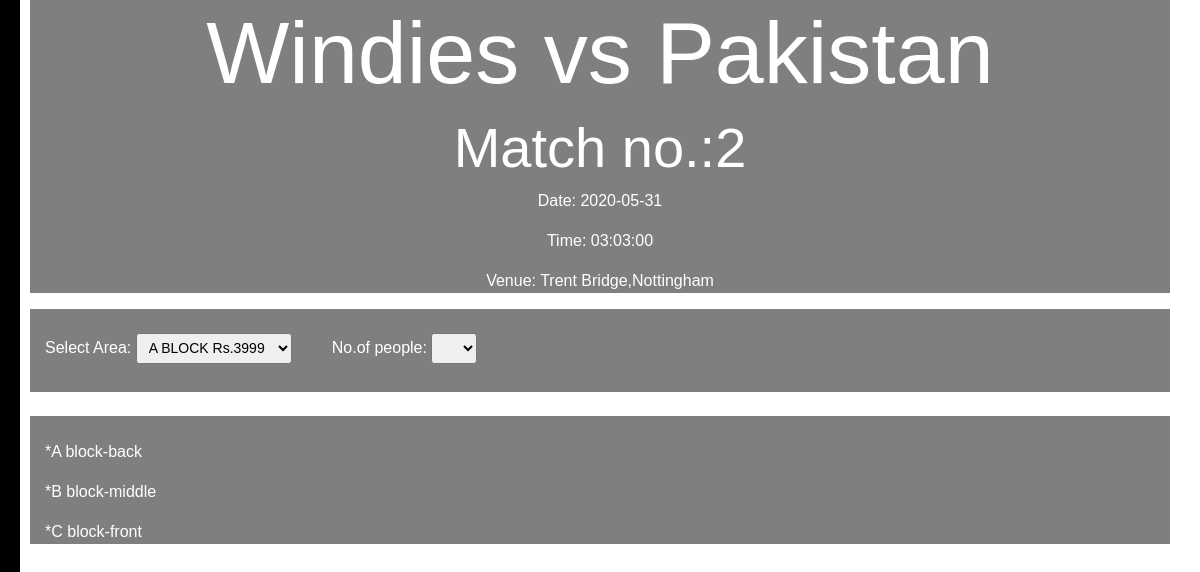
/ticket/2, run on the app's committed database.
### tables this page shows
CREATE TABLE matches(
match_no SERIAL PRIMARY KEY,
team_a varchar(30),
team_b varchar(30),
date date,
time time ,
stadium varchar(100),
city varchar(50),
country varchar(50),
arranged_by varchar(50),
FOREIGN KEY (team_a) REFERENCES country (name),
FOREIGN KEY (team_b) REFERENCES country (name),
FOREIGN KEY (arranged_by) REFERENCES int_board (name));

### views.py (the view, shortened to what this page needs)
@app.route('/ticket/<match_no>',methods=["GET","POST"])
def ticket(match_no):
    amount={'A':3999,'B':2999,'C':1999}
    if request.method=="GET":
        conn = sqlite3.connect('cricket.db')
        c=conn.cursor()
        c.execute("select * from matches where match_no="+match_no+";")
        c=list(c)
        return render_template('ticket.html',data=c[0])

### templates/ticket.html (shortened to what this page needs)
{% extends 'base.html' %}
{% block body %}
  <div class="container">
      <h1 class="display-2 text-center">{{data[1]}} vs {{data[2]}}</h1>
      <h2 class="display-4 text-center">Match no.:{{data[0]}}</h2>
      <p class="text-center">Date: {{data[3]}}</p>
      <p class="text-center">Time: {{data[4]}}</p>
      <p class="text-center">Venue: {{data[5]}},{{data[6]}}</p>
  </div>
  <div id="App1" ng-app="ticket" ng-controller="ticketCtrl">
    <form class="" action="/ticket/{{data[0]}}" method="post">
      <div class="container">
        <br>
        <label>Select Area:</label> <select class="form-control-sm" name="area">
            <option value="A">A BLOCK  Rs.3999</option>
          </select>&nbsp;&nbsp;&nbsp;&nbsp;&nbsp;&nbsp;&nbsp;&nbsp;
          <label>No.of people:</label> <select class="form-control-sm" id="number" name="number" ng-model="model.id" convert-to-number>
              <option value="1">1</option>
          </select>&nbsp;&nbsp;&nbsp;&nbsp;&nbsp;&nbsp;&nbsp;&nbsp;
            <br><br>
      </div>
      <br>
      <div class="container">
        <div ng-repeat="x in range(model.id) track by $index">
          {%raw%}{{$index+1}}<br>
        </div><br>
        <input type="submit" class="btn btn-primary float-right" value="Submit" ng-if="model.id!=null"><br ng-if="model.id!=null"><br ng-if="model.id!=null">
        <p>*A block-back</p>
        <p>*B block-middle</p>
        <p>*C block-front</p>
        {%endraw%}
      </div>
      <br>
    </form>
  </div>
{% endblock %}

### static/css/back.css (style rules this page uses)
body { background-image: url("/static/media/photo-1540747913346-19e32dc3e97e.jpeg"); background-repeat: no-repeat; background-attachment: fixed; background-size: cover; font-family: Arial, Helvetica, sans-serif; font-size: 100%; }
.container { background-color: rgba(0,0,0,0.5); color: white; }

### data on the page
matches: team_a "Windies", team_b "Pakistan", match_no "2", date "2020-05-31", time "03:03:00", stadium "Trent Bridge", city "Nottingham"
